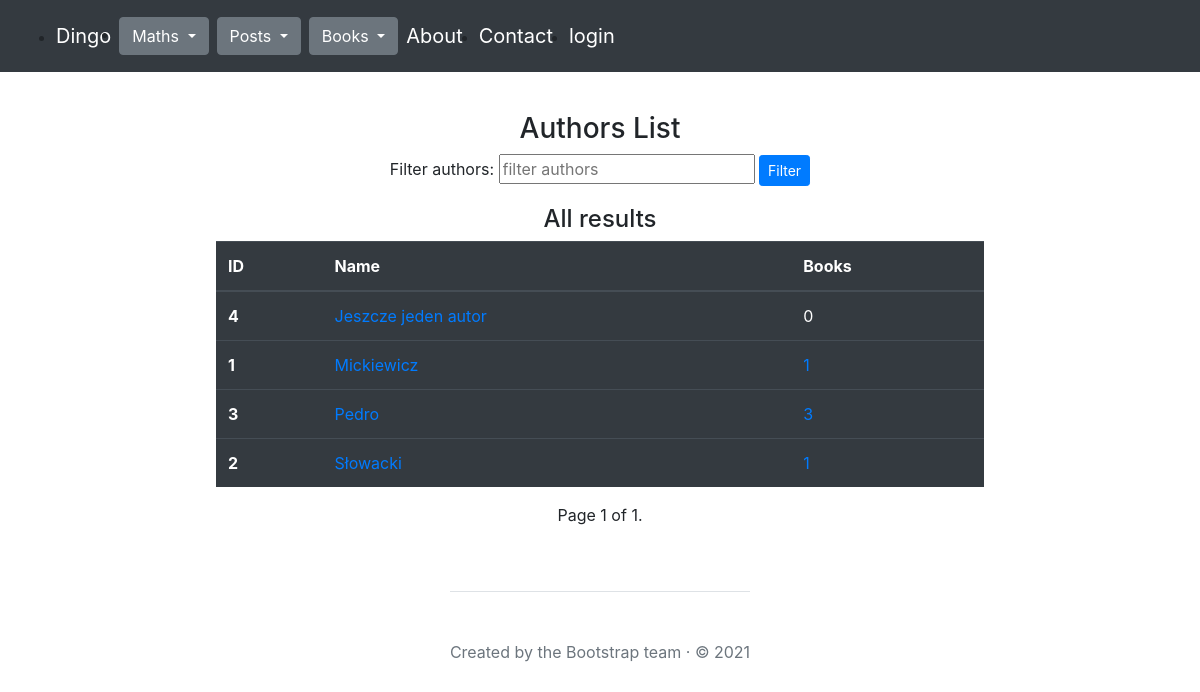
Page /books/authors/ on the committed database.
### books/models.py (models this page shows, shortened)
class Author(models.Model):
    name = models.CharField(max_length=30, null=False, unique=True)
    comment = models.TextField(null=True)

### books/views.py (the view)
# urls.py: path('authors/', authors_list, name="authors_list"),
def authors_list(request):
    page_number = request.GET.get('page')
    author_filter = request.GET.get('filter')
    if author_filter:
        authors = Author.objects.filter(name__icontains=author_filter).annotate(book_count=Count('book'))
    else:
        authors = Author.objects.annotate(book_count=Count('book'))
    paginator = Paginator(authors, 5)
    authors = paginator.get_page(page_number)
    return render(
        request=request,
        template_name="books/authors_list.html",
        context={"authors": authors,
                 "author_filter": author_filter,
                 }
    )

### books/templates/books/authors_list.html (shortened to what this page needs)
{% extends "main.html" %}
{% block content %}
<div class="mt-3 d-flex flex-column align-items-center justify-content-center">
    <h3>Authors List</h3>
    <form method="get" action="{% url 'books:authors_list' %}">
        <label for="filter">Filter authors:</label>
        <input type="text" id="filter" name="filter" placeholder="filter authors">
        <button class="btn btn-sm btn-primary" type="submit">Filter</button>
    </form>
    {% if author_filter %}
        <h4 class="mt-3">Filtered by query: {{ author_filter }}</h4>
    {% else %}
        <h4 class="mt-3">All results</h4>
    {% endif %}
    {% if authors %}
    <div class="table-responsive">
        <table class="table table-dark">
          <thead>
            <tr>
              <th scope="col">ID</th>
              <th scope="col">Name</th>
              <th scope="col">Books</th>
            </tr>
          </thead>
          <tbody>
            {% for author in authors %}
            <tr>
                <th scope="row">{{ author.id }}</th>
                <td><a href="{% url 'books:author_details' author.id %}">{{ author.name }}</a></td>
                <td>
                    {% if author.book_count > 0 %}
                        <a href="{% url 'books:author_books' author.name %}">{{ author.book_count }}</a>
                    {% else %}
                        {{ author.book_count }}
                    {% endif %}
                </td>
              </tr>
            {% endfor %}
          </tbody>
        </table>
      </div>
    {% else %}
        <h4>No authors found</h4>
    {% endif %}
    <div class="pagination">
        <span class="step-links">
            <span class="current">
                Page {{ authors.number }} of {{ authors.paginator.num_pages }}.
            </span>
        </span>
    </div>
</div>
{% endblock %}

### rows in the picture
Author: id "4", name "Jeszcze jeden autor", book_count "0"
Author: id "1", name "Mickiewicz", book_count "1"
Author: id "3", name "Pedro", book_count "3"
Author: id "2", name "Słowacki", book_count "1"

### other values in the picture
{{ authors.number }} "1"
{{ authors.paginator.num_pages }} "1"
